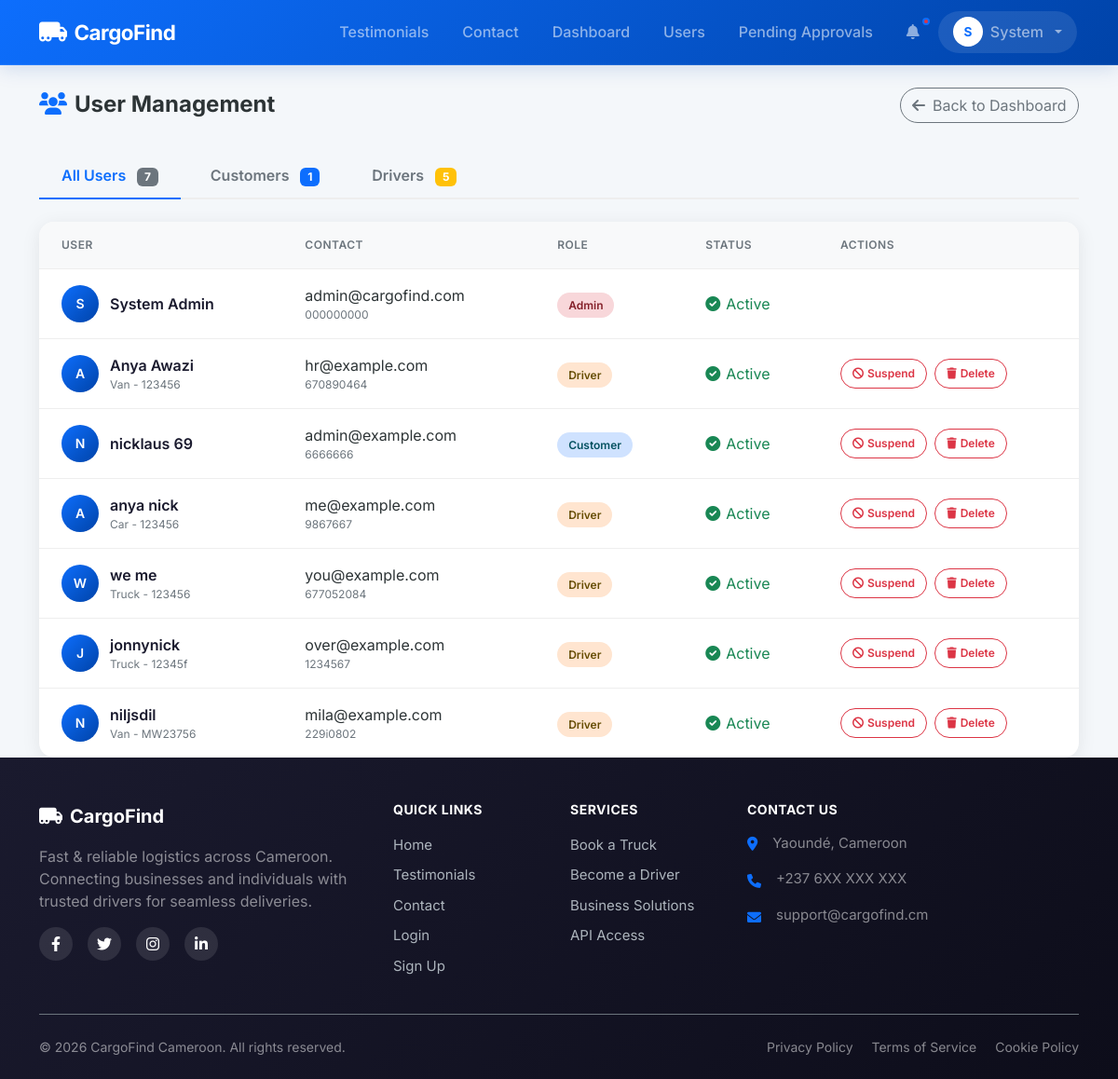
The app's page /admin/users (signed in) with its own data.
### models.py (models this page shows, shortened)
class User(UserMixin, db.Model):
    id = db.Column(db.Integer, primary_key=True)
    email = db.Column(db.String(120), unique=True, nullable=False)
    phone = db.Column(db.String(20), unique=True, nullable=False)
    password_hash = db.Column(db.String(255), nullable=False)
    full_name = db.Column(db.String(100), nullable=False)
    address = db.Column(db.String(200))
    role = db.Column(db.String(20), nullable=False) # 'customer', 'driver', 'admin'
    vehicle_type = db.Column(db.String(50)) # 'car', 'van', 'truck'
    vehicle_id = db.Column(db.String(50))
    id_card_url = db.Column(db.String(255))
    selfie_url = db.Column(db.String(255))
    license_url = db.Column(db.String(255))
    is_verified = db.Column(db.Boolean, default=False)
    registration_otp = db.Column(db.String(6))
    is_active = db.Column(db.Boolean, default=False)
    is_approved = db.Column(db.Boolean, default=False) # Admin approval
    current_lat = db.Column(db.Float)
    current_lng = db.Column(db.Float)
    deliveries_as_customer = db.relationship('Delivery', backref='customer', foreign_keys='Delivery.customer_id')
    deliveries_as_driver = db.relationship('Delivery', backref='driver', foreign_keys='Delivery.driver_id')
    notifications = db.relationship('Notification', backref='user', lazy=True)
    wallet = db.relationship('Wallet', backref='user', uselist=False)

### app.py (the view)
@app.route('/admin/users')
@login_required
def admin_users():
    if current_user.role != 'admin':
        return redirect(url_for('index'))
    users = User.query.all()
    return render_template('admin/users.html', users=users)

### templates/admin/users.html (shortened to what this page needs)
{% extends "base.html" %}
{% block content %}
<div class="user-management">
    <div class="page-header">
        <h2><i class="fas fa-users text-primary me-2"></i>User Management</h2>
        <a href="{{ url_for('admin_dashboard') }}" class="btn btn-outline-secondary rounded-pill">
            <i class="fas fa-arrow-left me-2"></i>Back to Dashboard
        </a>
    </div>
    <div class="user-tabs">
        <a class="user-tab active" onclick="showSection('all')">
            All Users
            <span class="badge bg-secondary">{{ users|length }}</span>
        </a>
        <a class="user-tab" onclick="showSection('customer')">
            Customers
            <span class="badge bg-primary">{{ users|selectattr('role', 'equalto', 'customer')|list|length }}</span>
        </a>
        <a class="user-tab" onclick="showSection('driver')">
            Drivers
            <span class="badge bg-warning">{{ users|selectattr('role', 'equalto', 'driver')|list|length }}</span>
        </a>
    </div>
    <div id="all" class="user-section active">
        <div class="users-card">
            <table class="users-table">
                <thead>
                    <tr>
                        <th>User</th>
                        <th>Contact</th>
                        <th>Role</th>
                        <th>Status</th>
                        <th>Actions</th>
                    </tr>
                </thead>
                <tbody>
                    {% for user in users %}
                    <tr>
                        <td>
                            <div class="user-info">
                                <div class="user-avatar">{{ user.full_name[0]|upper }}</div>
                                <div class="user-details">
                                    <span class="user-name">{{ user.full_name }}</span>
                                    {% if user.role == 'driver' %}
                                        <span class="user-extra">{{ user.vehicle_type|capitalize }} - {{ user.vehicle_id }}</span>
                                    {% endif %}
                                </div>
                            </div>
                        </td>
                        <td>
                            <div class="user-details">
                                <span>{{ user.email }}</span>
                                <span class="user-extra">{{ user.phone }}</span>
                            </div>
                        </td>
                        <td>
                            <span class="role-badge {{ user.role }}">{{ user.role|capitalize }}</span>
                        </td>
                        <td>
                            <span class="status-badge {% if user.is_active %}active{% else %}inactive{% endif %}">
                                <i class="fas {% if user.is_active %}fa-check-circle{% else %}fa-times-circle{% endif %}"></i>
                                {% if user.is_active %}Active{% else %}Suspended{% endif %}
                            </span>
                        </td>
                        <td>
                            {% if user.role != 'admin' %}
                            <div class="action-buttons">
                                <a href="{{ url_for('toggle_user_status', user_id=user.id) }}" class="btn-action {% if user.is_active %}suspend{% else %}activate{% endif %}">
                                    <i class="fas {% if user.is_active %}fa-ban{% else %}fa-check{% endif %}"></i>
                                    {% if user.is_active %}Suspend{% else %}Activate{% endif %}
                                </a>
                                <a href="{{ url_for('delete_user', user_id=user.id) }}" class="btn-action delete" onclick="return confirm('Are you sure you want to delete this user? This action cannot be undone.')">
                                    <i class="fas fa-trash"></i>Delete
                                </a>
                            </div>
                            {% endif %}
                        </td>
                    </tr>
                    {% endfor %}
                </tbody>
            </table>
        </div>
    </div>
</div>
{% endblock %}

### templates/base.html (shortened to what this page needs)
<!DOCTYPE html>
<html lang="en">
<head>
    <link href="https://cdn.jsdelivr.net/npm/bootstrap@5.3.0/dist/css/bootstrap.min.css" rel="stylesheet">
    <link rel="stylesheet" href="https://cdnjs.cloudflare.com/ajax/libs/font-awesome/6.0.0/css/all.min.css">
    <link rel="stylesheet" href="https://unpkg.com/leaflet@1.9.4/dist/leaflet.css" />
    <link rel="stylesheet" href="{{ url_for('static', filename='css/style.css') }}">
</head>
<body>
    <nav class="navbar navbar-expand-lg navbar-dark sticky-top">
        <div class="container">
            <a class="navbar-brand" href="{{ url_for('index') }}">
                <i class="fas fa-truck-moving"></i>
                <span>CargoFind</span>
            </a>
            <div class="collapse navbar-collapse" id="navbarNav">
                <ul class="navbar-nav ms-auto align-items-lg-center">
                    <li class="nav-item">
                        <a class="nav-link" href="{{ url_for('testimonials') }}">
                             Testimonials
                        </a>
                    </li>
                    <li class="nav-item">
                        <a class="nav-link" href="{{ url_for('contact') }}">
                             Contact
                        </a>
                    </li>
                    {% if current_user.is_authenticated %}
                        {% if current_user.role == 'customer' %}
                            <li class="nav-item">
                                <a class="nav-link" href="{{ url_for('customer_dashboard') }}">
                                    <i class="fas fa-tachometer-alt me-1 d-lg-none"></i> Dashboard
                                </a>
                            </li>
                            <li class="nav-item">
                                <a class="nav-link" href="{{ url_for('book_delivery') }}">
                                    <i class="fas fa-plus-circle me-1 d-lg-none"></i> Book Delivery
                                </a>
                            </li>
                        {% elif current_user.role == 'driver' %}
                            <li class="nav-item">
                                <a class="nav-link" href="{{ url_for('driver_dashboard') }}">
                                    <i class="fas fa-tachometer-alt me-1 d-lg-none"></i> Driver Panel
                                </a>
                            </li>
                        {% elif current_user.role == 'admin' %}
                            <li class="nav-item">
                                <a class="nav-link" href="{{ url_for('admin_dashboard') }}">
                                     Dashboard
                                </a>
                            </li>
                            <li class="nav-item">
                                <a class="nav-link" href="{{ url_for('admin_users') }}">
                                     Users
                                </a>
                            </li>
                            <li class="nav-item">
                                <a class="nav-link" href="{{ url_for('admin_pending_drivers') }}">
                                     Pending Approvals
                                </a>
                            </li>
                        {% endif %}
                        <li class="nav-item">
                            <a class="nav-link notification-badge" href="{{ url_for('notifications') }}">
                                <i class="fas fa-bell"></i>
                            </a>
                        </li>
                        <li class="nav-item dropdown">
                            <a class="nav-link nav-user dropdown-toggle" href="#" role="button" data-bs-toggle="dropdown">
                                <div class="nav-user-avatar">
                                    {{ current_user.full_name[0]|upper }}
                                </div>
                                <span class="d-none d-md-inline">{{ current_user.full_name.split()[0] }}</span>
                            </a>
                        </li>
                    {% endif %}
                </ul>
            </div>
        </div>
    </nav>
    <div class="container mt-4">
        {% block content %}{% endblock %}
    </div>
    <footer class="footer bg-dark text-white pt-5 pb-4">
        <div class="container">
            <div class="row">
                <div class="col-lg-4 col-md-6 mb-4 mb-lg-0">
                    <a href="{{ url_for('index') }}" class="footer-brand d-flex align-items-center text-white text-decoration-none mb-3">
                        <i class="fas fa-truck-moving fa-lg me-2"></i>
                        <span class="fw-bold fs-5">CargoFind</span>
                    </a>
                    <p class="text-white-50 mb-3">Fast & reliable logistics across Cameroon. Connecting businesses and individuals with trusted drivers for seamless deliveries.</p>
                    <div class="d-flex gap-3">
                        <a href="#" class="social-link"><i class="fab fa-facebook-f"></i></a>
                        <a href="#" class="social-link"><i class="fab fa-twitter"></i></a>
                        <a href="#" class="social-link"><i class="fab fa-instagram"></i></a>
                        <a href="#" class="social-link"><i class="fab fa-linkedin-in"></i></a>
                    </div>
                </div>
                <div class="col-lg-2 col-md-6 mb-4 mb-lg-0">
                    <h6 class="footer-heading text-uppercase fw-bold mb-3">Quick Links</h6>
                    <ul class="list-unstyled footer-links">
                        <li><a href="{{ url_for('index') }}" class="footer-link">Home</a></li>
                        <li><a href="{{ url_for('testimonials') }}" class="footer-link">Testimonials</a></li>
                        <li><a href="{{ url_for('contact') }}" class="footer-link">Contact</a></li>
                        <li><a href="{{ url_for('login') }}" class="footer-link">Login</a></li>
                        <li><a href="{{ url_for('register') }}" class="footer-link">Sign Up</a></li>
                    </ul>
                </div>
                <div class="col-lg-2 col-md-6 mb-4 mb-lg-0">
                    <h6 class="footer-heading text-uppercase fw-bold mb-3">Services</h6>
                    <ul class="list-unstyled footer-links">
                        <li><a href="{{ url_for('register') }}" class="footer-link">Book a Truck</a></li>
                        <li><a href="{{ url_for('register') }}" class="footer-link">Become a Driver</a></li>
                        <li><a href="{{ url_for('contact') }}" class="footer-link">Business Solutions</a></li>
                        <li><a href="{{ url_for('contact') }}" class="footer-link">API Access</a></li>
                    </ul>
                </div>
                <div class="col-lg-4 col-md-6">
                    <h6 class="footer-heading text-uppercase fw-bold mb-3">Contact Us</h6>
                    <ul class="list-unstyled footer-contact">
                        <li class="mb-3 d-flex align-items-start">
                            <i class="fas fa-map-marker-alt mt-1 me-3 text-primary"></i>
                            <span class="text-white-50">Yaoundé, Cameroon</span>
                        </li>
                        <li class="mb-3 d-flex align-items-center">
                            <i class="fas fa-phone mt-1 me-3 text-primary"></i>
                            <span class="text-white-50">+237 6XX XXX XXX</span>
                        </li>
                        <li class="mb-3 d-flex align-items-center">
                            <i class="fas fa-envelope mt-1 me-3 text-primary"></i>
                            <span class="text-white-50">support@cargofind.cm</span>
                        </li>
                    </ul>
                </div>
            </div>
            <div class="footer-bottom border-top border-secondary mt-4 pt-4 d-flex flex-column flex-md-row justify-content-between align-items-center">
                <p class="mb-2 mb-md-0 text-white-50">&copy; 2026 CargoFind Cameroon. All rights reserved.</p>
                <div class="footer-bottom-links">
                    <a href="#" class="text-white-50 text-decoration-none me-3">Privacy Policy</a>
                    <a href="#" class="text-white-50 text-decoration-none me-3">Terms of Service</a>
                    <a href="#" class="text-white-50 text-decoration-none">Cookie Policy</a>
                </div>
            </div>
        </div>
    </footer>
</body>
</html>

### records on screen
User: full_name "S", full_name "System", full_name "System Admin", email "admin@cargofind.com", phone "000000000", role "Admin", is_active True (drawn)
User: full_name "A", full_name "Anya Awazi", vehicle_type "Van", vehicle_id "123456", email "hr@example.com", phone "670890464", role "Driver", is_active True (drawn)
User: full_name "N", full_name "nicklaus 69", email "admin@example.com", phone "6666666", role "Customer", is_active True (drawn)
User: full_name "A", full_name "anya nick", vehicle_type "Car", vehicle_id "123456", email "me@example.com", phone "9867667", role "Driver", is_active True (drawn)
User: full_name "W", full_name "we me", vehicle_type "Truck", vehicle_id "123456", email "you@example.com", phone "677052084", role "Driver", is_active True (drawn)
User: full_name "J", full_name "jonnynick", vehicle_type "Truck", vehicle_id "12345f", email "over@example.com", phone "1234567", role "Driver", is_active True (drawn)
User: full_name "N", full_name "niljsdil", vehicle_type "Van", vehicle_id "MW23756", email "mila@example.com", phone "229i0802", role "Driver", is_active True (drawn)

### other values on screen
{{ users|length }} "7"
{{ users|selectattr('role', 'equalto', 'customer')|list|length }} "1"
{{ users|selectattr('role', 'equalto', 'driver')|list|length }} "5"
